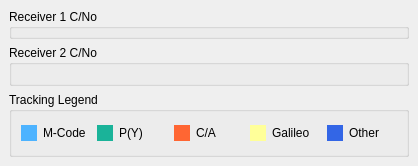
  <widget class="QDockWidget" name="dockCNO">
   <property name="enabled">
    <bool>true</bool>
   </property>
   <property name="features">
    <set>QDockWidget::AllDockWidgetFeatures</set>
   </property>
   <property name="allowedAreas">
    <set>Qt::AllDockWidgetAreas</set>
   </property>
   <property name="windowTitle">
    <string>CNO</string>
   </property>
   <attribute name="dockWidgetArea">
    <number>4</number>
   </attribute>
   <widget class="QWidget" name="dockWidgetContents_3">
    <layout class="QGridLayout" name="gridLayout_21">
     <item row="0" column="0">
      <layout class="QVBoxLayout" name="verticalLayout_9" stretch="0,0,0">
       <item>
        <widget class="QGroupBox" name="groupBox_13">
         <property name="sizePolicy">
          <sizepolicy hsizetype="MinimumExpanding" vsizetype="Ignored">
           <horstretch>0</horstretch>
           <verstretch>0</verstretch>
          </sizepolicy>
         </property>
         <property name="minimumSize">
          <size>
           <width>400</width>
           <height>30</height>
          </size>
         </property>
         <property name="title">
          <string>Receiver 1 C/No</string>
         </property>
         <layout class="QHBoxLayout" name="horizontalLayout_14">
          <item>
           <widget class="QCustomPlot" name="plotRcvrCN0" native="true"/>
          </item>
         </layout>
        </widget>
       </item>
       <item>
        <widget class="QGroupBox" name="groupBox_14">
         <property name="title">
          <string>Receiver 2 C/No</string>
         </property>
         <layout class="QHBoxLayout" name="horizontalLayout_15">
          <item>
           <widget class="QCustomPlot" name="plotRcvr2CN0" native="true">
            <property name="sizePolicy">
             <sizepolicy hsizetype="Ignored" vsizetype="Ignored">
              <horstretch>0</horstretch>
              <verstretch>0</verstretch>
             </sizepolicy>
            </property>
           </widget>
          </item>
         </layout>
        </widget>
       </item>
       <item>
        <widget class="QGroupBox" name="grpBoxTrackingLegend">
         <property name="minimumSize">
          <size>
           <width>0</width>
           <height>65</height>
          </size>
         </property>
         <property name="maximumSize">
          <size>
           <width>16777215</width>
           <height>65</height>
          </size>
         </property>
         <property name="title">
          <string>Tracking Legend</string>
         </property>
         <layout class="QHBoxLayout" name="horizontalLayout_4">
          <item>
           <widget class="QWidget" name="legendMCode" native="true">
            <property name="maximumSize">
             <size>
              <width>16</width>
              <height>16</height>
             </size>
            </property>
            <property name="autoFillBackground">
             <bool>false</bool>
            </property>
            <property name="styleSheet">
             <string notr="true">    background: #4DB3FF;
                 </string>
            </property>
           </widget>
          </item>
          <item>
           <widget class="QLabel" name="labelLegMCode">
            <property name="maximumSize">
             <size>
              <width>16777215</width>
              <height>16</height>
             </size>
            </property>
            <property name="text">
             <string>M-Code</string>
            </property>
           </widget>
          </item>
          <item>
           <widget class="QWidget" name="legendPYCode" native="true">
            <property name="maximumSize">
             <size>
              <width>16</width>
              <height>16</height>
             </size>
            </property>
            <property name="autoFillBackground">
             <bool>false</bool>
            </property>
            <property name="styleSheet">
             <string notr="true">    background: #1AB399;
                 </string>
            </property>
           </widget>
          </item>
          <item>
           <widget class="QLabel" name="labelLegPY">
            <property name="maximumSize">
             <size>
              <width>16777215</width>
              <height>16</height>
             </size>
            </property>
            <property name="text">
             <string>P(Y)</string>
            </property>
           </widget>
          </item>
          <item>
           <widget class="QWidget" name="legendCACode" native="true">
            <property name="maximumSize">
             <size>
              <width>16</width>
              <height>16</height>
             </size>
            </property>
            <property name="autoFillBackground">
             <bool>false</bool>
            </property>
            <property name="styleSheet">
             <string notr="true">    background: #FF6633;
                 </string>
            </property>
           </widget>
          </item>
          <item>
           <widget class="QLabel" name="labelLegCA">
            <property name="maximumSize">
             <size>
              <width>16777215</width>
              <height>16</height>
             </size>
            </property>
            <property name="text">
             <string>C/A</string>
            </property>
           </widget>
          </item>
          <item>
           <widget class="QWidget" name="legendGal" native="true">
            <property name="maximumSize">
             <size>
              <width>16</width>
              <height>16</height>
             </size>
            </property>
            <property name="autoFillBackground">
             <bool>false</bool>
            </property>
            <property name="styleSheet">
             <string notr="true">    background: #FFFF99;
                 </string>
            </property>
           </widget>
          </item>
          <item>
           <widget class="QLabel" name="labelLegGal">
            <property name="maximumSize">
             <size>
              <width>16777215</width>
              <height>16</height>
             </size>
            </property>
            <property name="text">
             <string>Galileo</string>
            </property>
           </widget>
          </item>
          <item>
           <widget class="QWidget" name="legendOther" native="true">
            <property name="maximumSize">
             <size>
              <width>16</width>
              <height>16</height>
             </size>
            </property>
            <property name="autoFillBackground">
             <bool>false</bool>
            </property>
            <property name="styleSheet">
             <string notr="true">    background: #3366E6;
                 </string>
            </property>
           </widget>
          </item>
          <item>
           <widget class="QLabel" name="labelLegOther">
            <property name="maximumSize">
             <size>
              <width>16777215</width>
              <height>16</height>
             </size>
            </property>
            <property name="text">
             <string>Other</string>
            </property>
           </widget>
          </item>
         </layout>
        </widget>
       </item>
      </layout>
     </item>
    </layout>
   </widget>
  </widget>
